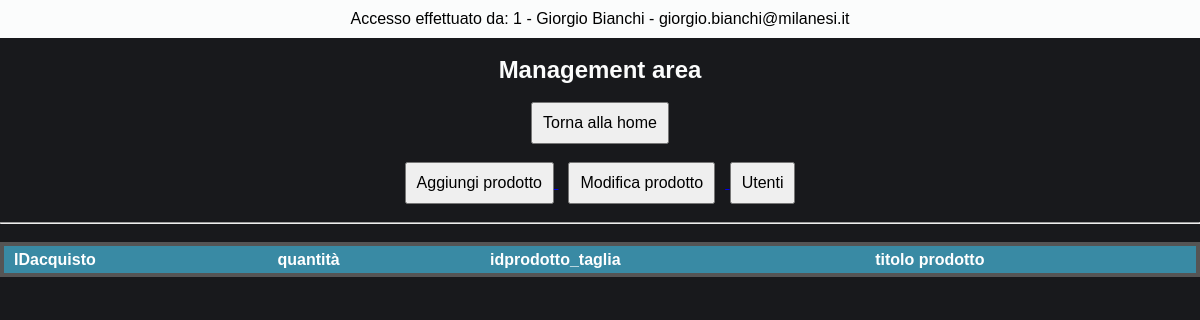
Before: /management/viewUser.select.ordine.acquisto.php?IDutente=37&IDordine=23 (signed in) with the older database file.
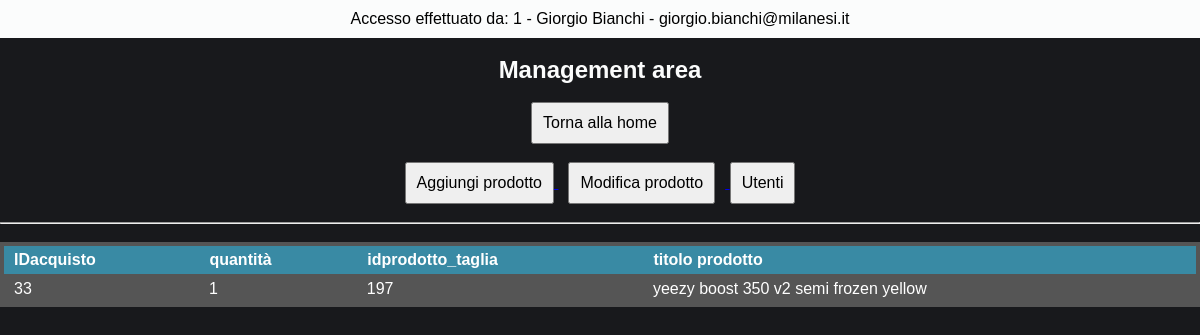
After: the same page with the newer database file.
### tables this page shows
CREATE TABLE `acquisto` (
  `IDacquisto` int(11) NOT NULL AUTO_INCREMENT,
  `quantita_acquisto` int(11) DEFAULT NULL,
  `idprodotto_taglia` int(11) DEFAULT NULL,
  `idordine` int(11) DEFAULT NULL,
  PRIMARY KEY (`IDacquisto`),
  KEY `idprodotto_taglia` (`idprodotto_taglia`),
  KEY `idordine` (`idordine`),
  CONSTRAINT `acquisto_ibfk_1` FOREIGN KEY (`idprodotto_taglia`) REFERENCES `prodotto_taglia` (`IDprodotto_taglia`),
  CONSTRAINT `acquisto_ibfk_2` FOREIGN KEY (`idordine`) REFERENCES `ordine` (`IDordine`)
);

CREATE TABLE `prodotto` (
  `IDprodotto` int(11) NOT NULL AUTO_INCREMENT,
  `titolo` varchar(50) DEFAULT NULL,
  `idproduttore_prodotto` int(11) DEFAULT NULL,
  `costo` decimal(10,2) DEFAULT NULL,
  `idoggetto` int(11) DEFAULT NULL,
  `idcolore_prodotto` int(11) DEFAULT NULL,
  `idimmagine_prodotto` int(11) DEFAULT NULL,
  `data_pubblicazione` datetime DEFAULT NULL,
  PRIMARY KEY (`IDprodotto`),
  UNIQUE KEY `titolo` (`titolo`),
  KEY `idoggetto` (`idoggetto`),
  KEY `idcolore_prodotto` (`idcolore_prodotto`),
  KEY `idproduttore_prodotto` (`idproduttore_prodotto`),
  KEY `idimmagine_prodotto` (`idimmagine_prodotto`),
  CONSTRAINT `prodotto_ibfk_1` FOREIGN KEY (`idoggetto`) REFERENCES `oggetto` (`IDoggetto`),
  CONSTRAINT `prodotto_ibfk_2` FOREIGN KEY (`idcolore_prodotto`) REFERENCES `colore_prodotto` (`IDcolore_prodotto`),
  CONSTRAINT `prodotto_ibfk_3` FOREIGN KEY (`idproduttore_prodotto`) REFERENCES `produttore_prodotto` (`IDproduttore_prodotto`),
  CONSTRAINT `prodotto_ibfk_4` FOREIGN KEY (`idimmagine_prodotto`) REFERENCES `immagine_prodotto` (`IDimmagine_prodotto`)
);

### management/viewUser.select.ordine.acquisto.php (the view, shortened to what this page needs)
<?php
include '../dbConfig/dbConfig.php';
include '../dbConfig/dbConfig_dip.php';
?>
<!DOCTYPE html>
<html>
  <?php
    $IDordine = $_GET["IDordine"];
    $email_aziendale = $_SESSION['email_aziendale'];
    $sql_dip = "SELECT * FROM dipendenti WHERE email_aziendale = '$email_aziendale'";
            $result_dip = $conn2->query($sql_dip);
            $row_dip = $result_dip->fetch_assoc();
  ?>
  <head>
    <link rel="stylesheet" href="./css/style.management.css">
  </head>
  <body >
      <div class="header-page">
        <div class="header">
          <p> Accesso effettuato da: <?php echo "{$row_dip["IDdipendente"]} - {$row_dip["nome"]} {$row_dip["cognome"]} - {$row_dip["email_aziendale"]}" ?> </p>
        </div>
        <br>
        <h2> Management area </h2>
        <br>
        <a href="./managementPage.php"> <button name="management-page"> Torna alla home </button> </a>
        <br><br>
        <a href="./aggiungiProdotto.php"> <button name="agg-prod"> Aggiungi prodotto </button> </a>
        <a href="./modificaProdotto.php"> <button name="mod-prod" style="margin: 0 10px;"> Modifica prodotto </button> </a>
        <a href="./viewUser.php"> <button name="view-user"> Utenti </button> </a>
        <br><br><hr><br>
      </div>
    <form action="<?php echo $_SERVER['PHP_SELF']; ?>" method="post">
      <?php
          $sql_acquisto = "SELECT * FROM acquisto WHERE idordine = '$IDordine'";
                             $result_acquisto = $conn->query($sql_acquisto);
          ?>
          <table class="steelBlueCols">
            <tr>
              <thead>
                <th> IDacquisto </th>
                <th> quantità </th>
                <th> idprodotto_taglia </th>
                <th> titolo prodotto </th>
              </thead>
            </tr>
            <tbody>
          <?php
          while ($row_acquisto = $result_acquisto->fetch_assoc()) {
            $sql_PT = "SELECT * FROM prodotto
                       WHERE IDprodotto IN (
                       SELECT idprodotto FROM prodotto_taglia WHERE idprodotto_taglia = '{$row_acquisto["idprodotto_taglia"]}'
                       )";
                       $result_PT = $conn->query($sql_PT);
                       $row_PT = $result_PT->fetch_assoc();
            ?>
              <tr>
                <td> <?php echo $row_acquisto["IDacquisto"] ?> </td>
                <td> <?php echo $row_acquisto["quantita_acquisto"] ?> </td>
                <td> <?php echo $row_acquisto["idprodotto_taglia"] ?> </td>
                <td> <?php echo $row_PT["titolo"] ?> </td>
              </tr>
            <?php
          }
          ?>
        </tbody>
      </table>
    </form>
  </body>
</html>

Changed rows visible on the page:
added acquisto: IDacquisto "33", quantita_acquisto "1", idprodotto_taglia "197", prodotto.titolo "yeezy boost 350 v2 semi frozen yellow"
